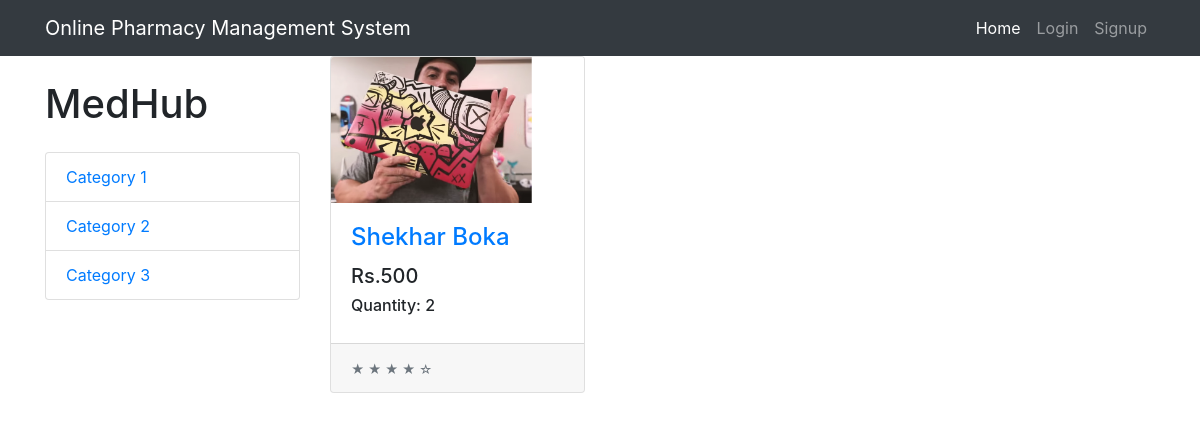
The app's page /, older data.
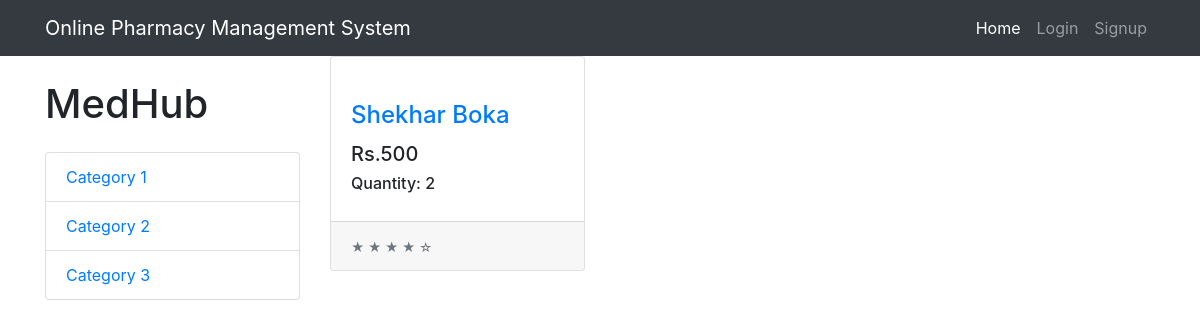
The same page, newer data.
### user/models.py (models this page shows, shortened)
class product(models.Model):
     product_name = models.CharField(max_length = 100)
     product_image = models.ImageField(upload_to='product', default='')
     category     = models.ForeignKey(Category, on_delete = models.CASCADE)
     price        = models.IntegerField(default=0)
     quantity     = models.IntegerField(default=0)
     mfg_date     = models.DateTimeField()
     exp_date     = models.DateTimeField()
     dosage       = models.IntegerField()

### user/views.py (the view)
# urls.py: path('', HomeView, name='home'),
def HomeView(request):
    context = {
        'products' : product.objects.all()
    }
    return render(request, 'index.html', context)

### templates/index.html (shortened to what this page needs)
{% extends 'base.html' %}
{% block content %}
  <div class="container">
    <div class="row">
      <div class="col-lg-3">
        <h1 class="my-4">MedHub</h1>
        <div class="list-group">
          <a href="#" class="list-group-item">Category 1</a>
          <a href="#" class="list-group-item">Category 2</a>
          <a href="#" class="list-group-item">Category 3</a>
        </div>
      </div>
      <div class="col-lg-9">
        <div class="row">
        {% for product in products %}
          <div class="col-lg-4 col-md-6 mb-4">
            <div class="card h-100">
              <a href="{% url 'product' product.id %}"><img class="card-img-top" src="../media/{{ product.product_image }}" alt=""></a>
              <div class="card-body">
                <h4 class="card-title">
                  <a href="{% url 'product' product.id %}">{{ product.product_name }}</a>
                </h4>
                <h5>Rs.{{ product.price }}</h5>
                <h6>Quantity: {{ product.quantity }}</h6>
              </div>
              <div class="card-footer">
                <small class="text-muted">&#9733; &#9733; &#9733; &#9733; &#9734;</small>
              </div>
            </div>
          </div>
        </div>
        {% endfor %}
      </div>
    </div>
  </div>
{% endblock content %}

Row changes from the older to the newer data that the page shows:
changed product "Shekhar Boka": product_image: picture removed
